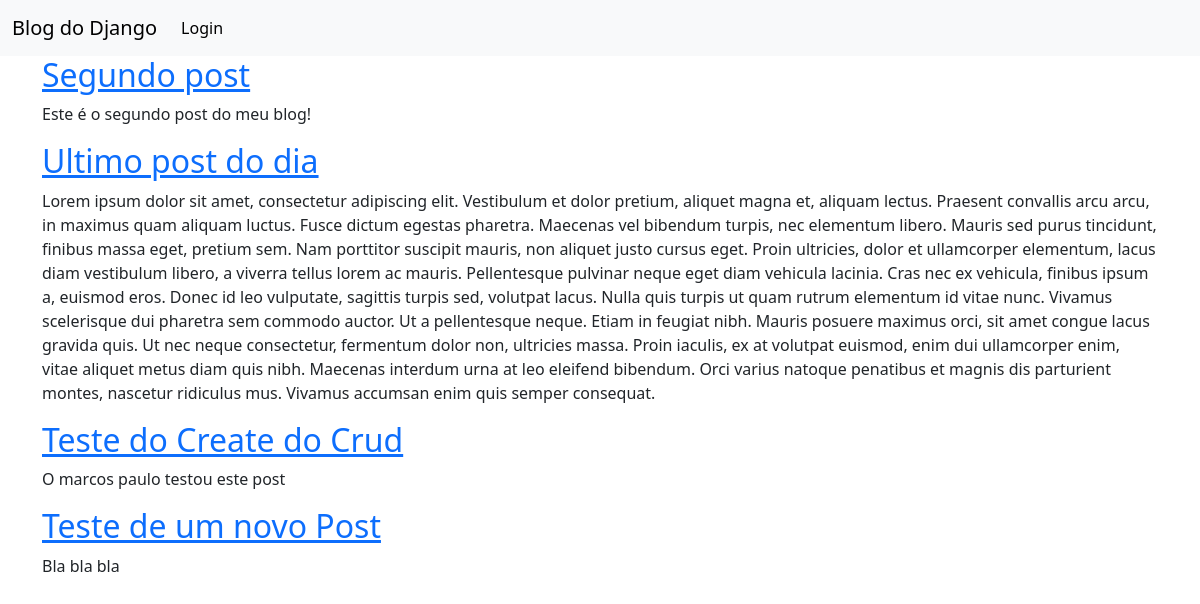
The page / on the database its author committed.
### blog/models.py (models this page shows, shortened)
class Post(models.Model):
    title = models.CharField(max_length=150)
    date = models.DateTimeField(auto_now=True)
    author = models.ForeignKey(
        settings.AUTH_USER_MODEL,
        on_delete=models.CASCADE,
    )
    content = models.TextField()

### blog/views.py (the view)
# urls.py: path('', BlogListView.as_view(), name='home'),
class BlogListView(ListView):
    model = Post
    template_name = 'homepage.html'

### templates/homepage.html
{% extends "base.html" %}
{% block content %}
    {% for post in post_list %}
    <h2><a href="{% url 'post_detail' post.pk %}">{{post.title}}</a></h2>
    <p>{{post.content}}</p>
    {% endfor %}
{% endblock content %}

### rows shown on the page
Post: title "Segundo post", content "Este é o segundo post do meu blog!"
Post: title "Ultimo post do dia", content "Lorem ipsum dolor sit amet, consectetur adipiscing elit. Vestibulum et dolor pretium, aliquet magna et, aliquam lectus. Praesent convallis arcu arcu, in maximus quam aliquam luctus. Fusce dictum egestas pharetra. Maecenas vel bibendum turpis, nec elementum libero. Mauris sed purus tincidunt, finibus massa eget, pretium sem. Nam porttitor suscipit mauris, non aliquet justo cursus eget. Proin ultricies, dolor et ullamcorper elementum, lacus diam vestibulum libero, a viverra tellus lorem ac mauris. Pellentesque pulvinar neque eget diam vehicula lacinia. Cras nec ex vehicula, finibus ipsum a, euismod eros. Donec id leo vulputate, sagittis turpis sed, volutpat lacus. Nulla quis turpis ut quam…"
Post: title "Teste do Create do Crud", content "O marcos paulo testou este post"
Post: title "Teste de um novo Post", content "Bla bla bla"
